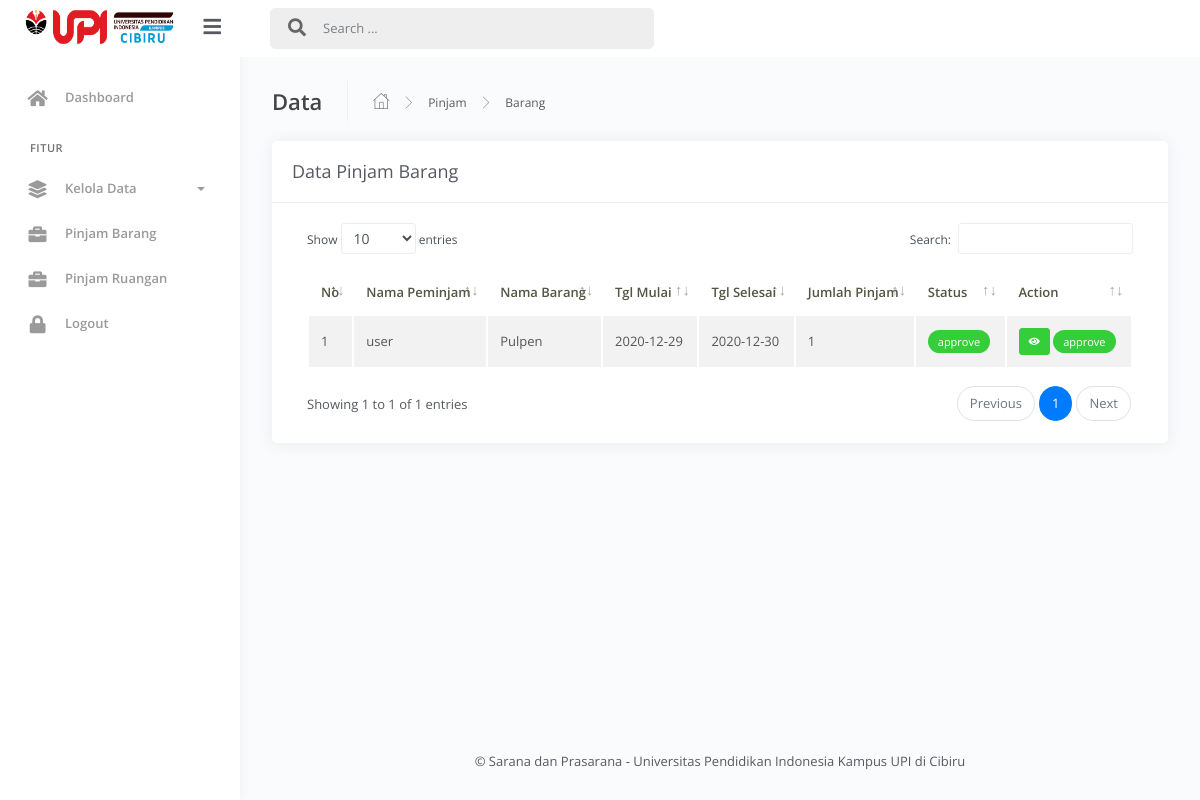
Page /admin/?view=datapinjambarang (signed in) on the committed database.
### tables this page shows
CREATE TABLE `pinjambarang` (
  `id` int(11) NOT NULL,
  `id_barang` int(11) DEFAULT NULL,
  `id_user` int(11) DEFAULT NULL,
  `qty` int(11) DEFAULT NULL,
  `tgl_mulai` date DEFAULT NULL,
  `tgl_selesai` date DEFAULT NULL,
  `lokasi_barang` text DEFAULT NULL,
  `status` varchar(15) DEFAULT NULL
);

CREATE TABLE `user` (
  `id` int(11) NOT NULL,
  `nama_lengkap` varchar(255) DEFAULT NULL,
  `email` varchar(255) DEFAULT NULL,
  `nohp` varchar(15) DEFAULT NULL,
  `username` varchar(15) DEFAULT NULL,
  `password` varchar(15) DEFAULT NULL,
  `level` varchar(10) DEFAULT NULL
);

CREATE TABLE `barang` (
  `id` int(11) NOT NULL,
  `nama_barang` varchar(255) DEFAULT NULL,
  `stok` int(11) DEFAULT NULL,
  `deskripsi` text DEFAULT NULL,
  `foto` varchar(255) DEFAULT NULL
);

### admin/peminjaman/datapinjambarang.php (the view, shortened to what this page needs)
<div class="main-panel">
			<div class="content">
				<div class="page-inner">
					<div class="page-header">
						<h4 class="page-title">Data</h4>
						<ul class="breadcrumbs">
							<li class="nav-home">
								<a href="#">
									<i class="flaticon-home"></i>
								</a>
							</li>
							<li class="separator">
								<i class="flaticon-right-arrow"></i>
							</li>
							<li class="nav-item">
								<a href="#">Pinjam</a>
							</li>
							<li class="separator">
								<i class="flaticon-right-arrow"></i>
							</li>
							<li class="nav-item">
								<a href="#">Barang</a>
							</li>
						</ul>
					</div>
					<div class="row">
						<div class="col-md-12">
							<div class="card">
								<div class="card-header">
									<div class="d-flex align-items-center">
										<h4 class="card-title">Data Pinjam Barang</h4>
									</div>
								</div>
								<div class="card-body">
									<div class="table-responsive">
										<table id="add-row" class="display table table-striped table-hover" >
											<thead>
												<tr>
													<th>No</th>
													<th>Nama Peminjam</th>
													<th>Nama Barang</th>
													<th>Tgl Mulai</th>
													<th>Tgl Selesai</th>
													<th>Jumlah Pinjam</th>
													<th>Status</th>
													<th>Action</th>
												</tr>
											</thead>
											<tbody>
												<?php
													$no = 1;
													$query = mysqli_query($conn,'SELECT pinjambarang.id, pinjambarang.id_barang, pinjambarang.id_user, pinjambarang.tgl_mulai, pinjambarang.tgl_selesai, pinjambarang.qty, pinjambarang.lokasi_barang, pinjambarang.status, barang.nama_barang, user.nama_lengkap from pinjambarang inner join barang on barang.id=pinjambarang.id_barang inner join user on user.id=pinjambarang.id_user');
													while ($pinjambarang = mysqli_fetch_array($query)) {
												?>
												<tr>
													<td><?php echo $no++ ?></td>
													<td><?php echo $pinjambarang['nama_lengkap'] ?></td>
													<td><?php echo $pinjambarang['nama_barang'] ?></td>
													<td><?php echo $pinjambarang['tgl_mulai'] ?></td>
													<td><?php echo $pinjambarang['tgl_selesai'] ?></td>
													<td><?php echo $pinjambarang['qty'] ?></td>
													<td>
														<?php if($pinjambarang['status'] == 'menunggu') { ?>
														<div class="badge badge-danger"><?php echo $pinjambarang['status'] ?></div>
														<?php }else { ?>
															<div class="badge badge-success"><?php echo $pinjambarang['status'] ?></div>
														<?php } ?>
													</td>
													<td>
														<?php if($pinjambarang['status'] == 'menunggu') { ?>
														<a href="?view=detailpinjambarang&id=<?php echo $pinjambarang['id'] ?>" title="Detail" class="btn btn-xs btn-success"><i class="fa fa-eye"></i></a>
														<a href="#modalApprovePinjamBarang<?php echo $pinjambarang['id'] ?>" data-toggle="modal" title="Batal Pinjam" class="btn btn-xs btn-success"><i class="fa fa-check-circle"></i> Aprrove</a>
													<?php }else { ?>
														<a href="?view=detailpinjambarang&id=<?php echo $pinjambarang['id'] ?>" title="Detail" class="btn btn-xs btn-success"><i class="fa fa-eye"></i></a>
														<div class="badge badge-success"><?php echo $pinjambarang['status'] ?></div>
													<?php } ?>
													</td>
												</tr>
											<?php } ?>
											</tbody>
										</table>
									</div>
								</div>
							</div>
						</div>
					</div>
				</div>
			</div>
			<p class="text-footer text-center p-3">&copy; Sarana dan Prasarana - Universitas Pendidikan Indonesia Kampus UPI di Cibiru</p>
		</div>

### rows in the picture
pinjambarang: id_user.nama_lengkap "user", id_barang.nama_barang "Pulpen", tgl_mulai "2020-12-29", tgl_selesai "2020-12-30", qty "1", status "approve"
